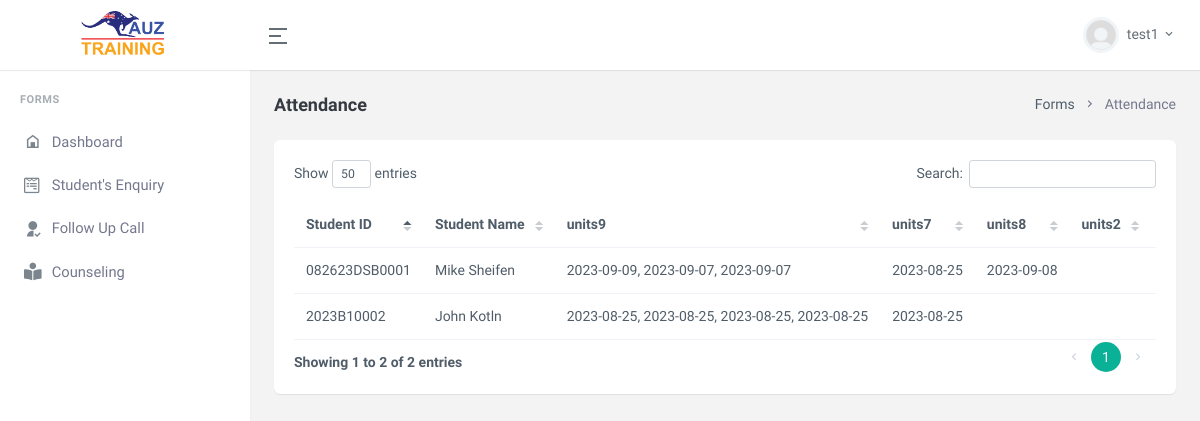
The app's page /attendance_record.php (signed in) with its own data.
### tables this page shows
CREATE TABLE IF NOT EXISTS `student_enrolment` (
  `st_enrol_id` int NOT NULL AUTO_INCREMENT,
  `st_unique_id` varchar(255) DEFAULT NULL,
  `st_enquiry_id` varchar(255) DEFAULT NULL,
  `st_qualifications` tinyint(1) NOT NULL,
  `st_enrol_course` tinyint(1) DEFAULT NULL,
  `st_venue` varchar(15) NOT NULL,
  `st_middle_name` varchar(255) NOT NULL,
  `st_name` varchar(255) NOT NULL,
  `st_mobile` varchar(255) NOT NULL,
  `st_email` varchar(255) NOT NULL,
  `st_source` tinyint(1) NOT NULL,
  `st_given_name` varchar(255) NOT NULL,
  `st_enrol_status` tinyint(1) NOT NULL,
  `created_date` timestamp NOT NULL DEFAULT CURRENT_TIMESTAMP ON UPDATE CURRENT_TIMESTAMP,
  PRIMARY KEY (`st_enrol_id`)
);

### attendance_record.php (the view, shortened to what this page needs)
<?php include('includes/dbconnect.php'); ?>
<?php
if(@$_SESSION['user_type']==1){
    $queryCrs=mysqli_fetch_all(mysqli_query($connection,"select DISTINCT(st_course_unit) from student_attendance"),MYSQLI_ASSOC);
?>
<!doctype html>
<html lang="en">
    <head>
        <?php include('includes/app_includes.php'); ?>
    </head>
    <body data-topbar="colored">
        <div id="layout-wrapper">
            <?php include('includes/header.php'); ?>
            <?php include('includes/sidebar.php'); ?>
            <div class="main-content">
                <div class="page-content">
                    <div class="container-fluid">
                        <div class="row">
                            <div class="col-12">
                                <div class="page-title-box d-sm-flex align-items-center justify-content-between">
                                    <h4 class="mb-sm-0">Attendance</h4>
                                    <div class="page-title-right">
                                        <ol class="breadcrumb m-0">
                                            <li class="breadcrumb-item"><a href="javascript: void(0);">Forms</a></li>
                                            <li class="breadcrumb-item active">Attendance</li>
                                        </ol>
                                    </div>
                                </div>
                            </div>
                        </div>
                        <?php
                        $query=mysqli_query($connection,"SELECT DISTINCT(st_unique_id) FROM `student_attendance`");
                        ?>
                        <div class="row">
                            <div class="col-12">
                                <div class="card">
                                    <div class="card-body">
                                            <table id="datatable" class="table nowrap" style="border-collapse: collapse; border-spacing: 0; width: 100%;">
                                                <thead>
                                                    <tr>
                                                        <th scope="col">Student ID</th>
                                                        <th scope="col">Student Name</th>
                                                        <?php
                                                        foreach($queryCrs as $value){
                                                            echo '<th scope="col">'.$value['st_course_unit'].'</th>';
                                                        }
                                                        ?>
                                                        <th scope="col">Mobile</th>
                                                    </tr>
                                                </thead>
                                                <tbody>
                                                <?php
                                                while($queryRes=mysqli_fetch_array($query)){
                                                    $id=$queryRes['st_unique_id'];
                                                    $selectName=mysqli_fetch_array(mysqli_query($connection,"SELECT * FROM `student_enrolment` WHERE st_unique_id='$id'"));
                                                        if($selectName['st_unique_id']!=''){
                                                    ?>
                                                        <?php
                                                        echo '<tr>';
                                                        echo "<td>".$queryRes['st_unique_id']."</td>";
                                                        echo "<td>".$selectName['st_given_name'].' '.$selectName['st_middle_name']."</td>";
                                                        foreach($queryCrs as $value){
                                                        $coursedunit=$value['st_course_unit'];
                                                        $checkUnitDate=mysqli_fetch_array(mysqli_query($connection,"SELECT GROUP_CONCAT(st_unit_date SEPARATOR ', ') AS st_unit_dates from student_attendance where st_course_unit='$coursedunit' AND st_unique_id='$id'"));
                                                        echo '<td>'.$checkUnitDate['st_unit_dates'].'</td>';
                                                        }
                                                        echo "<td>".$selectName['st_mobile']."</td>";
                                                        echo "</tr>";
                                                        ?>
                                                 <?php }
                                                 }
                                                 ?>
                                                </tbody>
                                            </table>
                                    </div>
                                </div>
                            </div>
                        </div>
                    </div>
                </div>
            </div>
        </div>
    </body>
</html>
<?php }else{
header("Location: index.php");
}
?>

### assets/css/panel.css (style rules this page uses)
:root { --backgroundcolor: #1a237e; --bordercolor: #1a237e; --color: #1a237e; }

### records on screen
student_enrolment: st_given_name "Mike", st_middle_name "Sheifen"
student_enrolment: st_given_name "John", st_middle_name "Kotln"

### other values on screen
$_SESSION['user_name'] "test1"
$value['st_course_unit'] "units9"
$value['st_course_unit'] "units7"
$value['st_course_unit'] "units8"
$value['st_course_unit'] "units2"
$queryRes['st_unique_id'] "082623DSB0001"
$checkUnitDate['st_unit_dates'] "2023-09-09, 2023-09-07, 2023-09-07"
$checkUnitDate['st_unit_dates'] "2023-08-25"
$checkUnitDate['st_unit_dates'] "2023-09-08"
$queryRes['st_unique_id'] "2023B10002"
$checkUnitDate['st_unit_dates'] "2023-08-25, 2023-08-25, 2023-08-25, 2023-08-25"
